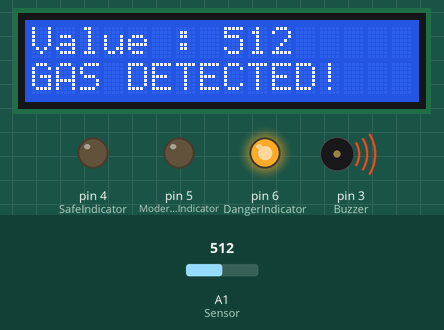
The program below on a simulated Arduino Uno, built with avr-gcc and run on an emulated ATmega328P. On the bench: 16×2 character LCD, output pins drawn as LEDs (lit = HIGH), buzzer (waves = sounding, pin HIGH). The test bench sets the inputs (shaded band); at power-on: A1 (Sensor) = 512. What the program prints to the serial monitor is not drawn.

Above: at 0.61 s.
1.3 s: A1 (Sensor) set to 412
At 3.2 s:
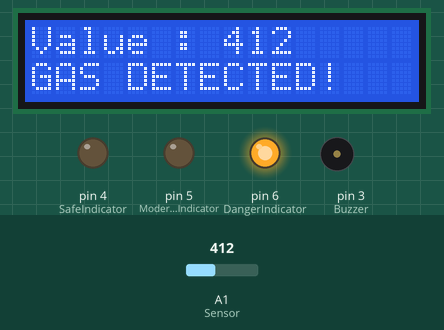
3.3 s: A1 (Sensor) set to 383
At 4.7 s:
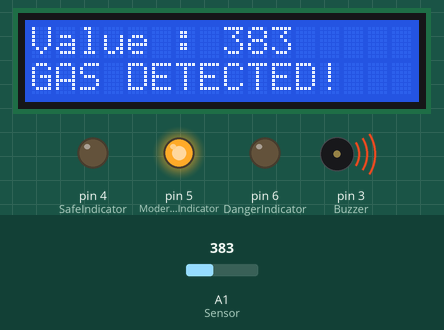
6.3 s: A1 (Sensor) set to 96
At 8.1 s:
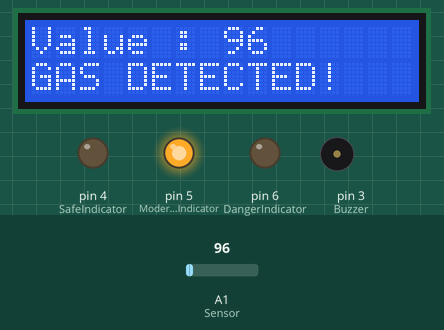
8.4 s: A1 (Sensor) set to 84
At 9.9 s:
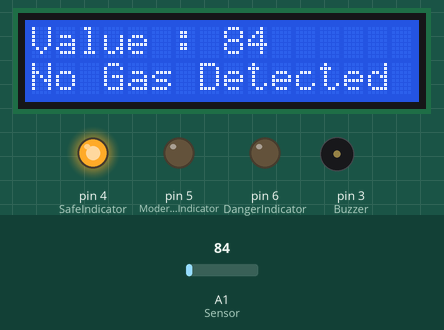
Timing chart, 0 to 11.4 s (numbered marks = the images above; inputs shaded):
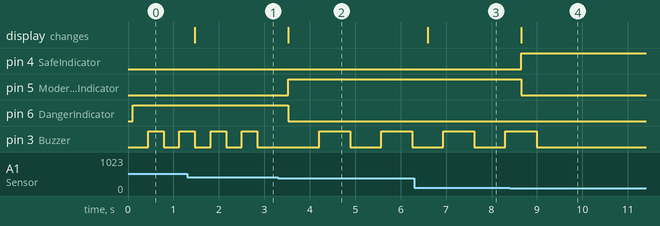

The program:

main.cpp
```cpp
#include <Arduino.h>
#include <LCD_I2C.h>

LCD_I2C lcd(0x27);

#define Buzzer 3
#define Sensor A1

#define SafeIndicator 4
#define ModerateIndicator 5
#define DangerIndicator 6

int previousSensorValue = 0;

enum Thresholds {
  SAFE_THRESHOLD = 90,
  MODERATE_THRESHOLD = 400,
  DIFFERENCE_THRESHOLD = 7
};

enum GasLevel {
  SAFE = 0,
  MODERATE = 1,
  DANGEROUS = 2
};

unsigned long buzzPrevTime = 0;
bool buzzState = LOW;
int buzzCount = 0;
bool isBuzzing = false;
GasLevel buzzingLevel = SAFE;

void updateBuzzerControl() {
  unsigned long currentMillis = millis();
  unsigned int interval = (buzzingLevel == MODERATE) ? 400 : 200;

  if (isBuzzing && buzzCount < 4) {
    if (currentMillis - buzzPrevTime >= interval) {
      buzzPrevTime = currentMillis;
      buzzState = !buzzState;
      digitalWrite(Buzzer, buzzState);
      if (!buzzState) buzzCount++;
    }
  } else {
    isBuzzing = false;
    buzzCount = 0;
    digitalWrite(Buzzer, LOW);
  }
}

void resetLightIndicators() {
  digitalWrite(SafeIndicator, LOW);
  digitalWrite(ModerateIndicator, LOW);
  digitalWrite(DangerIndicator, LOW);
}

void clearLCDBottomRow() {
  lcd.setCursor(0, 1);
  lcd.print("                ");
}

void setSafe() {
  clearLCDBottomRow();
  lcd.setCursor(0, 1);
  lcd.print("No Gas Detected");

  digitalWrite(SafeIndicator, HIGH);
  digitalWrite(ModerateIndicator, LOW);
  digitalWrite(DangerIndicator, LOW);
}

void LCDSetWarningText(String text) {
  lcd.setCursor(0, 1);
  lcd.print(text);
}

void showLightLevel(GasLevel level) {
  resetLightIndicators();
  if (level == MODERATE) {
    digitalWrite(ModerateIndicator, HIGH);
  } else if (level == DANGEROUS) {
    digitalWrite(DangerIndicator, HIGH);
  }
}

void warn(GasLevel level) {
  clearLCDBottomRow();
  LCDSetWarningText("GAS DETECTED!");
  showLightLevel(level);

  if (!isBuzzing) {
    isBuzzing = true;
    buzzingLevel = level;
    buzzCount = 0;
    buzzState = LOW;
    buzzPrevTime = millis();
  }
}

void recordDataWithSerialMonitor(String label, int currentValue, int difference) {
  Serial.print("Label: ");
  Serial.print(label);
  Serial.print(", Value: ");
  Serial.print(currentValue);
  Serial.print(", Difference: ");
  Serial.println(difference);
}

void showValueOnLCD(int value) {
  lcd.setCursor(0, 0);
  lcd.print("Value : ");
  lcd.print(value);
  lcd.print("  ");
}

boolean checkForGas(int currentValue, int difference) {
  return (currentValue >= SAFE_THRESHOLD || difference > DIFFERENCE_THRESHOLD);
}

GasLevel checkForLevel(int value) {
  if (value > MODERATE_THRESHOLD) {
    return DANGEROUS;
  }
  return MODERATE;
}

void setup() {
  Serial.begin(9200);
  lcd.begin();
  lcd.backlight();
  pinMode(Buzzer, OUTPUT);
  pinMode(Sensor, INPUT);
  pinMode(SafeIndicator, OUTPUT);
  pinMode(ModerateIndicator, OUTPUT);
  pinMode(DangerIndicator, OUTPUT);
}

void loop() {
  int currentValue = analogRead(Sensor);
  showValueOnLCD(currentValue);

  int difference = currentValue - previousSensorValue;
  boolean gasDetected = checkForGas(currentValue, difference);

  if (gasDetected) {
    recordDataWithSerialMonitor("GAS DETECTED!", currentValue, difference);
    GasLevel level = checkForLevel(currentValue);
    warn(level);
  } else {
    recordDataWithSerialMonitor("SAFE", currentValue, difference);
    setSafe();
  }

  previousSensorValue = currentValue;
  updateBuzzerControl();

  delay(300);
}
```

Measured:
- the behaviour switches between 401 and 400 on A1 (Sensor) (found by bisection; images 1 and 2)
- the behaviour switches between 90 and 89 on A1 (Sensor) (found by bisection; images 3 and 4)
- after the input at 1.3 s, the display: changes after 0.17 s (image 1)
- after the input at 3.3 s, pin 5 (ModerateIndicator): LOW → HIGH after 0.23 s; pin 6 (DangerIndicator): HIGH → LOW after 0.23 s; pin 3 (Buzzer): alternates HIGH for 0.68 s and LOW for 0.68 s, starting after 0.91 s; the display: changes after 0.23 s (image 2)
- after the input at 6.3 s, the display: changes after 0.30 s (image 3)
- after the input at 8.4 s, pin 4 (SafeIndicator): LOW → HIGH after 0.25 s; pin 5 (ModerateIndicator): HIGH → LOW after 0.25 s; pin 3 (Buzzer): goes on until 9.0 s, then stays LOW; the display: changes after 0.25 s (image 4)
- by itself, pin 3 (Buzzer): alternates HIGH for 0.34 s and LOW for 0.34 s
